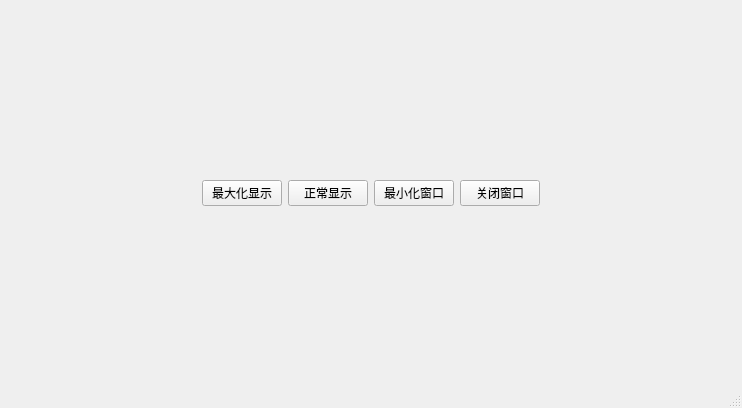
<?xml version="1.0" encoding="UTF-8"?>
<ui version="4.0">
 <class>MainWindow</class>
 <widget class="QMainWindow" name="MainWindow">
  <property name="geometry">
   <rect>
    <x>0</x>
    <y>0</y>
    <width>742</width>
    <height>408</height>
   </rect>
  </property>
  <property name="windowTitle">
   <string>信号和槽显示</string>
  </property>
  <widget class="QWidget" name="centralwidget">
   <layout class="QHBoxLayout" name="horizontalLayout">
    <item>
     <spacer name="horizontalSpacer">
      <property name="orientation">
       <enum>Qt::Horizontal</enum>
      </property>
      <property name="sizeHint" stdset="0">
       <size>
        <width>40</width>
        <height>20</height>
       </size>
      </property>
     </spacer>
    </item>
    <item>
     <widget class="QPushButton" name="btnMax">
      <property name="text">
       <string>最大化显示</string>
      </property>
     </widget>
    </item>
    <item>
     <widget class="QPushButton" name="btnNormal">
      <property name="text">
       <string>正常显示</string>
      </property>
     </widget>
    </item>
    <item>
     <widget class="QPushButton" name="btnMin">
      <property name="text">
       <string>最小化窗口</string>
      </property>
     </widget>
    </item>
    <item>
     <widget class="QPushButton" name="btnClose">
      <property name="text">
       <string>关闭窗口</string>
      </property>
     </widget>
    </item>
    <item>
     <spacer name="horizontalSpacer_2">
      <property name="orientation">
       <enum>Qt::Horizontal</enum>
      </property>
      <property name="sizeHint" stdset="0">
       <size>
        <width>40</width>
        <height>20</height>
       </size>
      </property>
     </spacer>
    </item>
   </layout>
  </widget>
  <widget class="QMenuBar" name="menubar">
   <property name="geometry">
    <rect>
     <x>0</x>
     <y>0</y>
     <width>742</width>
     <height>21</height>
    </rect>
   </property>
  </widget>
  <widget class="QStatusBar" name="statusbar"/>
 </widget>
 <resources/>
 <connections/>
</ui>
